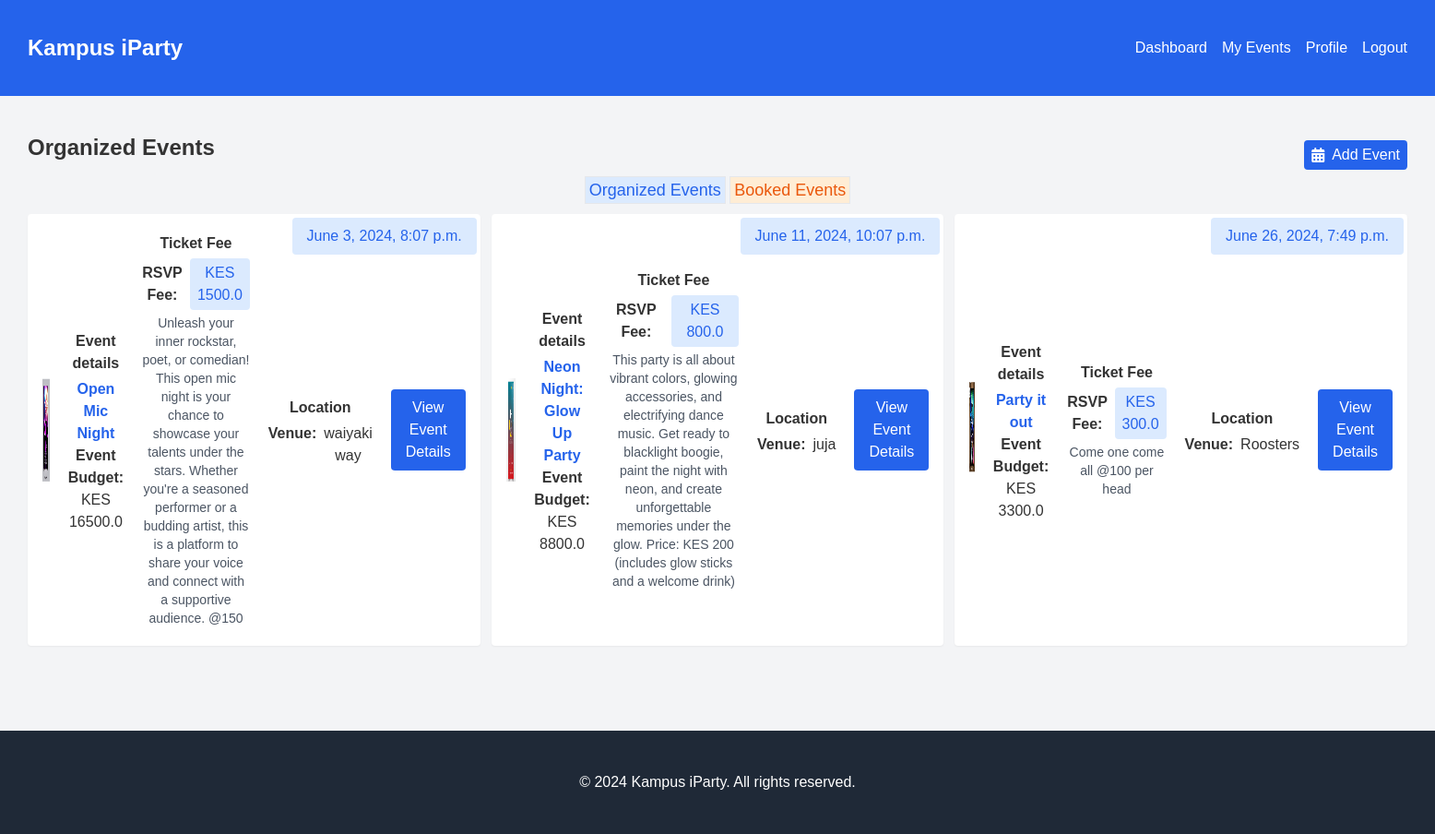
The page /events/my-events/ (signed in) on the database its author committed.
### events/models.py (models this page shows, shortened)
class Event(models.Model):
    title = models.CharField(max_length=100)
    description = models.TextField()
    date = models.DateTimeField()
    location = models.CharField(max_length=100)
    campus = models.ForeignKey('campus.Campus', on_delete=models.CASCADE)
    attendees = models.ManyToManyField('users.CustomUser', blank=True, related_name='event_attendees')
    created_by = models.ForeignKey('users.CustomUser', on_delete=models.CASCADE, related_name='event_creator')
    created_at = models.DateTimeField(auto_now_add=True)
    updated_at = models.DateTimeField(auto_now=True)
    poster = models.ImageField(upload_to='event_posters/', blank=True)
    slots = models.IntegerField(default=1)
    budget_amount = models.FloatField(default=0.0)
    charges = models.FloatField(default=0.0, editable=False)
    total_budget_amount = models.FloatField(default=0.0)

### events/views.py (the view)
# urls.py: path('my-events/', views.event_list, name='user_events'),
@login_required
def event_list(request):
    user = request.user
    events = Event.objects.filter(created_by=user.id).order_by('-created_at')
    context = {'events': events}
    return render(request, 'user_events.html', context)

### templates/user_events.html (shortened to what this page needs)
{% extends 'base.html' %}
{% block content %}
<section>
  <div class="flex justify-between items-center">
    <h3 class="text-2xl font-bold mb-4 my-auto">Organized Events</h3>
    <a href="{% url 'events:create_event' %}" class="bg-blue-600 px-2 py-1 rounded text-white hover:bg-gray-900 block flex gap-2 items-center">
      <i class="fa fa-calendar" aria-hidden="true"></i>
      <h6 class="my-auto">Add Event</h6>
    </a>
  </div>
   <div>
    <a href="{% url 'events:user_events' %}" class="bg-blue-100 p-1 text-blue-600 text-lg border">Organized Events</a>
    <a href="{% url 'bookings:user_bookings' %}" class="bg-orange-100 p-1 text-orange-600 text-lg border">Booked Events</a>
  </div>
    <section class="w-full my-3 flex gap-3">
    {% for event in events %}
      <div class="w-full bg-white rounded shadow-sm p-4 flex items-center gap-5 relative">
        <h3 class="bg-blue-100 text-blue-600 rounded px-4 py-2 absolute top-1 right-1">{{event.date}}</h3>
        <div class="flex gap-3 items-center">
          <img src="{{event.poster.url}}" alt="{{booking.event.title}}" class="h-28">
        </div>
        <div>
             <h2 class="font-semibold py-1">Event details</h2>
              <h1 class="font-semibold text-blue-600">{{event.title}}</h1>
              <h4><strong>Event Budget: </strong>KES {{event.total_budget_amount}}</h4>
        </div>
        <div class="">
             <h2 class="font-semibold py-1">Ticket Fee</h2>
              <div class="flex gap-2 items-center">
                <h6 class="font-semibold">RSVP Fee: </h6>
                <h6 class="bg-blue-100 text-blue-600 rounded px-2 py-1">KES {{event.charges}}</h6>
              </div>
              <p class="text-sm text-gray-600 py-1">{{event.description}}</p>
        </div>
        <div class="">
             <h2 class="font-semibold py-1">Location</h2>
              <div class="flex gap-2">
                <h6 class="font-semibold">Venue: </h6>
                <h6>{{event.location}}</h6>
              </div>
        </div>
        <a href="{% url 'events:event_details' pk=event.id %}" class="bg-blue-600 rounded px-4 py-2 text-white h-auto">View Event Details</a>
      </div>
    {% endfor %}
  </section>
</section>
{% endblock %}

### static/css/style.css (style rules this page uses)
body { margin: 0; font-family: sans-serif; background-color: lightgrey; color: #333; text-align: center; }

### rows shown on the page
Event: date "June 3, 2024, 8:07 p.m.", poster (picture), title "Open Mic Night", total_budget_amount "16500.0", charges "1500.0", description "Unleash your inner rockstar, poet, or comedian! This open mic night is your chance to showcase your talents under the stars. Whether you're a seasoned performer or a budding artist, this is a platform to share your voice and connect with a supportive audience. @150", location "waiyaki way"
Event: date "June 11, 2024, 10:07 p.m.", poster (picture), title "Neon Night: Glow Up Party", total_budget_amount "8800.0", charges "800.0", description "This party is all about vibrant colors, glowing accessories, and electrifying dance music. Get ready to blacklight boogie, paint the night with neon, and create unforgettable memories under the glow. Price: KES 200 (includes glow sticks and a welcome drink)", location "juja"
Event: date "June 26, 2024, 7:49 p.m.", poster (picture), title "Party it out", total_budget_amount "3300.0", charges "300.0", description "Come one come all @100 per head", location "Roosters"
